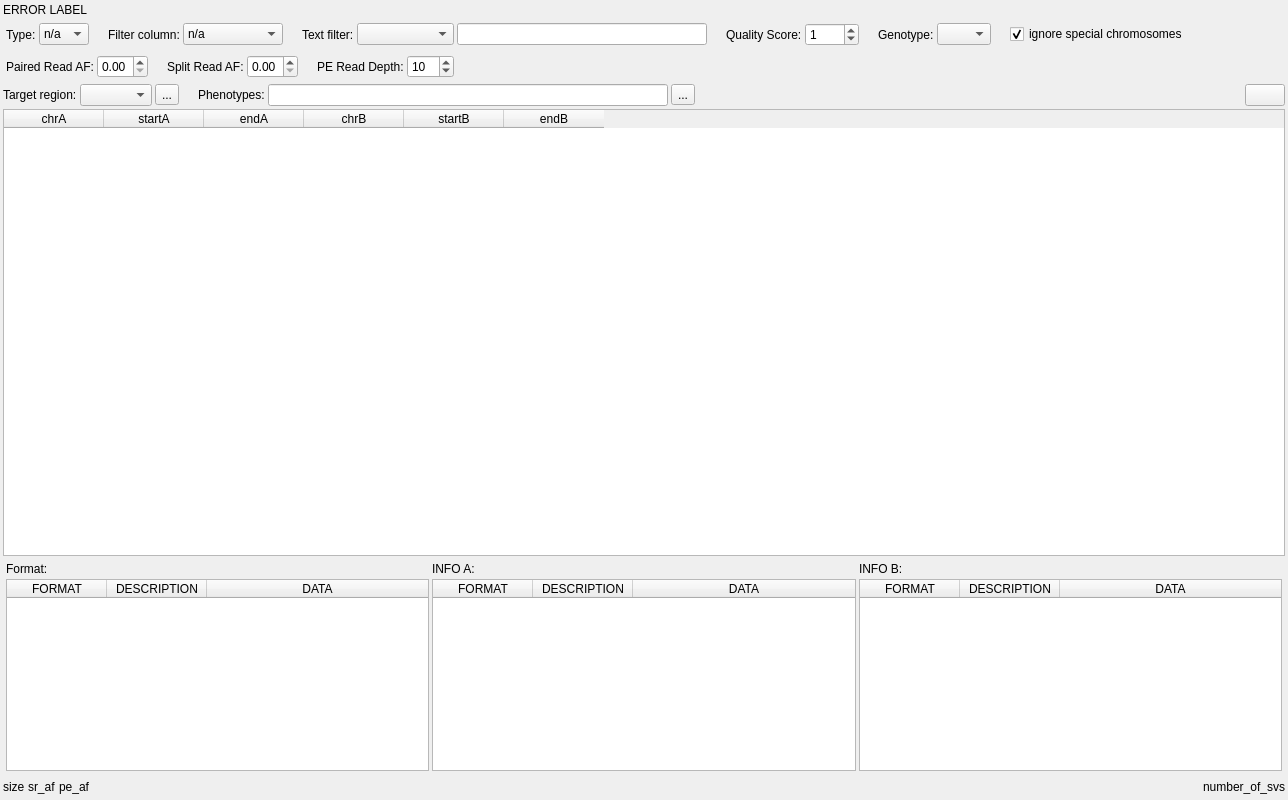
<?xml version="1.0" encoding="UTF-8"?>
<ui version="4.0">
 <class>SvWidget</class>
 <widget class="QWidget" name="SvWidget">
  <property name="geometry">
   <rect>
    <x>0</x>
    <y>0</y>
    <width>1288</width>
    <height>800</height>
   </rect>
  </property>
  <property name="minimumSize">
   <size>
    <width>0</width>
    <height>800</height>
   </size>
  </property>
  <property name="sizeIncrement">
   <size>
    <width>2</width>
    <height>0</height>
   </size>
  </property>
  <property name="windowTitle">
   <string>Form</string>
  </property>
  <layout class="QVBoxLayout" name="verticalLayout">
   <property name="spacing">
    <number>3</number>
   </property>
   <property name="leftMargin">
    <number>3</number>
   </property>
   <property name="topMargin">
    <number>3</number>
   </property>
   <property name="rightMargin">
    <number>3</number>
   </property>
   <property name="bottomMargin">
    <number>3</number>
   </property>
   <item>
    <widget class="QLabel" name="error_label">
     <property name="text">
      <string>ERROR LABEL</string>
     </property>
    </widget>
   </item>
   <item>
    <layout class="QHBoxLayout" name="control_panel_1">
     <property name="spacing">
      <number>3</number>
     </property>
     <property name="leftMargin">
      <number>3</number>
     </property>
     <property name="topMargin">
      <number>3</number>
     </property>
     <property name="rightMargin">
      <number>3</number>
     </property>
     <property name="bottomMargin">
      <number>3</number>
     </property>
     <item>
      <widget class="QLabel" name="label">
       <property name="sizePolicy">
        <sizepolicy hsizetype="Preferred" vsizetype="Minimum">
         <horstretch>0</horstretch>
         <verstretch>0</verstretch>
        </sizepolicy>
       </property>
       <property name="minimumSize">
        <size>
         <width>0</width>
         <height>0</height>
        </size>
       </property>
       <property name="maximumSize">
        <size>
         <width>50</width>
         <height>16777215</height>
        </size>
       </property>
       <property name="text">
        <string>Type:</string>
       </property>
      </widget>
     </item>
     <item>
      <widget class="QComboBox" name="filter_type">
       <property name="sizePolicy">
        <sizepolicy hsizetype="Preferred" vsizetype="Fixed">
         <horstretch>1</horstretch>
         <verstretch>0</verstretch>
        </sizepolicy>
       </property>
       <property name="maximumSize">
        <size>
         <width>50</width>
         <height>16777215</height>
        </size>
       </property>
       <item>
        <property name="text">
         <string>n/a</string>
        </property>
       </item>
       <item>
        <property name="text">
         <string>DEL</string>
        </property>
       </item>
       <item>
        <property name="text">
         <string>DUP</string>
        </property>
       </item>
       <item>
        <property name="text">
         <string>INS</string>
        </property>
       </item>
       <item>
        <property name="text">
         <string>INV</string>
        </property>
       </item>
       <item>
        <property name="text">
         <string>BND</string>
        </property>
       </item>
      </widget>
     </item>
     <item>
      <spacer name="horizontalSpacer_9">
       <property name="orientation">
        <enum>Qt::Horizontal</enum>
       </property>
       <property name="sizeType">
        <enum>QSizePolicy::Fixed</enum>
       </property>
       <property name="sizeHint" stdset="0">
        <size>
         <width>16</width>
         <height>16</height>
        </size>
       </property>
      </spacer>
     </item>
     <item>
      <widget class="QLabel" name="label_2">
       <property name="sizePolicy">
        <sizepolicy hsizetype="Preferred" vsizetype="Preferred">
         <horstretch>1</horstretch>
         <verstretch>0</verstretch>
        </sizepolicy>
       </property>
       <property name="maximumSize">
        <size>
         <width>250</width>
         <height>33</height>
        </size>
       </property>
       <property name="sizeIncrement">
        <size>
         <width>0</width>
         <height>0</height>
        </size>
       </property>
       <property name="baseSize">
        <size>
         <width>0</width>
         <height>0</height>
        </size>
       </property>
       <property name="text">
        <string>Filter column:</string>
       </property>
      </widget>
     </item>
     <item>
      <widget class="QComboBox" name="filter_qual">
       <property name="sizePolicy">
        <sizepolicy hsizetype="Preferred" vsizetype="Fixed">
         <horstretch>0</horstretch>
         <verstretch>0</verstretch>
        </sizepolicy>
       </property>
       <property name="maximumSize">
        <size>
         <width>100</width>
         <height>16777215</height>
        </size>
       </property>
       <item>
        <property name="text">
         <string>n/a</string>
        </property>
       </item>
       <item>
        <property name="text">
         <string>PASS</string>
        </property>
       </item>
       <item>
        <property name="text">
         <string>MinSomaticScore</string>
        </property>
       </item>
      </widget>
     </item>
     <item>
      <spacer name="horizontalSpacer_10">
       <property name="orientation">
        <enum>Qt::Horizontal</enum>
       </property>
       <property name="sizeType">
        <enum>QSizePolicy::Fixed</enum>
       </property>
       <property name="sizeHint" stdset="0">
        <size>
         <width>16</width>
         <height>16</height>
        </size>
       </property>
      </spacer>
     </item>
     <item>
      <widget class="QLabel" name="label_6">
       <property name="text">
        <string>Text filter:</string>
       </property>
      </widget>
     </item>
     <item>
      <widget class="QComboBox" name="filter_text_search_type">
       <item>
        <property name="text">
         <string/>
        </property>
       </item>
       <item>
        <property name="text">
         <string>contains</string>
        </property>
       </item>
       <item>
        <property name="text">
         <string>contains not</string>
        </property>
       </item>
      </widget>
     </item>
     <item>
      <widget class="QLineEdit" name="filter_text">
       <property name="minimumSize">
        <size>
         <width>250</width>
         <height>0</height>
        </size>
       </property>
      </widget>
     </item>
     <item>
      <spacer name="horizontalSpacer_11">
       <property name="orientation">
        <enum>Qt::Horizontal</enum>
       </property>
       <property name="sizeType">
        <enum>QSizePolicy::Fixed</enum>
       </property>
       <property name="sizeHint" stdset="0">
        <size>
         <width>16</width>
         <height>16</height>
        </size>
       </property>
      </spacer>
     </item>
     <item>
      <widget class="QLabel" name="label_8">
       <property name="text">
        <string>Quality Score:</string>
       </property>
      </widget>
     </item>
     <item>
      <widget class="QSpinBox" name="filter_quality_score">
       <property name="maximum">
        <number>1000</number>
       </property>
       <property name="singleStep">
        <number>50</number>
       </property>
       <property name="value">
        <number>1</number>
       </property>
      </widget>
     </item>
     <item>
      <spacer name="horizontalSpacer_12">
       <property name="orientation">
        <enum>Qt::Horizontal</enum>
       </property>
       <property name="sizeType">
        <enum>QSizePolicy::Fixed</enum>
       </property>
       <property name="sizeHint" stdset="0">
        <size>
         <width>16</width>
         <height>16</height>
        </size>
       </property>
      </spacer>
     </item>
     <item>
      <widget class="QLabel" name="label_16">
       <property name="text">
        <string>Genotype:</string>
       </property>
      </widget>
     </item>
     <item>
      <widget class="QComboBox" name="filter_geno">
       <item>
        <property name="text">
         <string/>
        </property>
       </item>
       <item>
        <property name="text">
         <string>het</string>
        </property>
       </item>
       <item>
        <property name="text">
         <string>hom</string>
        </property>
       </item>
      </widget>
     </item>
     <item>
      <spacer name="horizontalSpacer_13">
       <property name="orientation">
        <enum>Qt::Horizontal</enum>
       </property>
       <property name="sizeType">
        <enum>QSizePolicy::Fixed</enum>
       </property>
       <property name="sizeHint" stdset="0">
        <size>
         <width>16</width>
         <height>16</height>
        </size>
       </property>
      </spacer>
     </item>
     <item>
      <widget class="QCheckBox" name="ignore_special_chromosomes">
       <property name="text">
        <string>ignore special chromosomes</string>
       </property>
       <property name="checked">
        <bool>true</bool>
       </property>
      </widget>
     </item>
     <item>
      <spacer name="horizontalSpacer">
       <property name="orientation">
        <enum>Qt::Horizontal</enum>
       </property>
       <property name="sizeType">
        <enum>QSizePolicy::Expanding</enum>
       </property>
       <property name="sizeHint" stdset="0">
        <size>
         <width>999999999</width>
         <height>16</height>
        </size>
       </property>
      </spacer>
     </item>
    </layout>
   </item>
   <item>
    <layout class="QHBoxLayout" name="control_panel_2" stretch="0,0,0,0,0,0,0,0,0">
     <property name="spacing">
      <number>3</number>
     </property>
     <property name="sizeConstraint">
      <enum>QLayout::SetDefaultConstraint</enum>
     </property>
     <property name="leftMargin">
      <number>3</number>
     </property>
     <property name="topMargin">
      <number>3</number>
     </property>
     <property name="rightMargin">
      <number>3</number>
     </property>
     <property name="bottomMargin">
      <number>3</number>
     </property>
     <item>
      <widget class="QLabel" name="label_12">
       <property name="text">
        <string>Paired Read AF:</string>
       </property>
      </widget>
     </item>
     <item>
      <widget class="QDoubleSpinBox" name="filter_pe_af">
       <property name="toolTip">
        <string>&lt;html&gt;&lt;head/&gt;&lt;body&gt;&lt;p&gt;Show only SVs with a certain Paired Read Allele Frequency ± 10%&lt;/p&gt;&lt;/body&gt;&lt;/html&gt;</string>
       </property>
       <property name="accessibleName">
        <string comment="abcdef" extracomment="dsafadsf"/>
       </property>
       <property name="maximum">
        <double>1.000000000000000</double>
       </property>
       <property name="singleStep">
        <double>0.010000000000000</double>
       </property>
      </widget>
     </item>
     <item>
      <spacer name="horizontalSpacer_6">
       <property name="orientation">
        <enum>Qt::Horizontal</enum>
       </property>
       <property name="sizeType">
        <enum>QSizePolicy::Fixed</enum>
       </property>
       <property name="sizeHint" stdset="0">
        <size>
         <width>16</width>
         <height>16</height>
        </size>
       </property>
      </spacer>
     </item>
     <item>
      <widget class="QLabel" name="label_13">
       <property name="text">
        <string>Split Read AF:</string>
       </property>
      </widget>
     </item>
     <item>
      <widget class="QDoubleSpinBox" name="filter_sr_af">
       <property name="toolTip">
        <string>&lt;html&gt;&lt;head/&gt;&lt;body&gt;&lt;p&gt;Show only SVs with a certain Split Read Allele Frequency ± 10%&lt;/p&gt;&lt;/body&gt;&lt;/html&gt;</string>
       </property>
       <property name="maximum">
        <double>1.000000000000000</double>
       </property>
       <property name="singleStep">
        <double>0.010000000000000</double>
       </property>
      </widget>
     </item>
     <item>
      <spacer name="horizontalSpacer_7">
       <property name="orientation">
        <enum>Qt::Horizontal</enum>
       </property>
       <property name="sizeType">
        <enum>QSizePolicy::Fixed</enum>
       </property>
       <property name="sizeHint" stdset="0">
        <size>
         <width>16</width>
         <height>16</height>
        </size>
       </property>
      </spacer>
     </item>
     <item>
      <widget class="QLabel" name="label_11">
       <property name="text">
        <string>PE Read Depth:</string>
       </property>
      </widget>
     </item>
     <item>
      <widget class="QSpinBox" name="filter_pe_reads">
       <property name="maximum">
        <number>999</number>
       </property>
       <property name="value">
        <number>10</number>
       </property>
      </widget>
     </item>
     <item>
      <spacer name="horizontalSpacer_2">
       <property name="orientation">
        <enum>Qt::Horizontal</enum>
       </property>
       <property name="sizeHint" stdset="0">
        <size>
         <width>999999999</width>
         <height>20</height>
        </size>
       </property>
      </spacer>
     </item>
    </layout>
   </item>
   <item>
    <layout class="QHBoxLayout" name="horizontalLayout" stretch="0,0,0,0,0,0,0,0,0">
     <property name="spacing">
      <number>3</number>
     </property>
     <item>
      <widget class="QLabel" name="label_14">
       <property name="text">
        <string>Target region:</string>
       </property>
      </widget>
     </item>
     <item>
      <widget class="QComboBox" name="roi">
       <property name="maximumSize">
        <size>
         <width>400</width>
         <height>16777215</height>
        </size>
       </property>
       <property name="sizeAdjustPolicy">
        <enum>QComboBox::AdjustToContentsOnFirstShow</enum>
       </property>
      </widget>
     </item>
     <item>
      <widget class="QToolButton" name="roi_import">
       <property name="toolTip">
        <string>&lt;html&gt;&lt;head/&gt;&lt;body&gt;&lt;p&gt;Import from main variant list.&lt;/p&gt;&lt;/body&gt;&lt;/html&gt;</string>
       </property>
       <property name="text">
        <string>...</string>
       </property>
       <property name="icon">
        <iconset resource="GSvar.qrc">
         <normaloff>:/Icons/Import.png</normaloff>:/Icons/Import.png</iconset>
       </property>
      </widget>
     </item>
     <item>
      <spacer name="horizontalSpacer_4">
       <property name="orientation">
        <enum>Qt::Horizontal</enum>
       </property>
       <property name="sizeType">
        <enum>QSizePolicy::Fixed</enum>
       </property>
       <property name="sizeHint" stdset="0">
        <size>
         <width>16</width>
         <height>16</height>
        </size>
       </property>
      </spacer>
     </item>
     <item>
      <widget class="QLabel" name="label_15">
       <property name="text">
        <string>Phenotypes:</string>
       </property>
      </widget>
     </item>
     <item>
      <widget class="ClickableLineEdit" name="hpo">
       <property name="maximumSize">
        <size>
         <width>400</width>
         <height>16777215</height>
        </size>
       </property>
       <property name="contextMenuPolicy">
        <enum>Qt::CustomContextMenu</enum>
       </property>
       <property name="readOnly">
        <bool>true</bool>
       </property>
      </widget>
     </item>
     <item>
      <widget class="QToolButton" name="hpo_import">
       <property name="toolTip">
        <string>&lt;html&gt;&lt;head/&gt;&lt;body&gt;&lt;p&gt;Import from main variant list.&lt;/p&gt;&lt;/body&gt;&lt;/html&gt;</string>
       </property>
       <property name="text">
        <string>...</string>
       </property>
       <property name="icon">
        <iconset resource="GSvar.qrc">
         <normaloff>:/Icons/Import.png</normaloff>:/Icons/Import.png</iconset>
       </property>
      </widget>
     </item>
     <item>
      <spacer name="horizontalSpacer_3">
       <property name="orientation">
        <enum>Qt::Horizontal</enum>
       </property>
       <property name="sizeHint" stdset="0">
        <size>
         <width>40</width>
         <height>20</height>
        </size>
       </property>
      </spacer>
     </item>
     <item>
      <widget class="QPushButton" name="copy_to_clipboard">
       <property name="enabled">
        <bool>true</bool>
       </property>
       <property name="sizePolicy">
        <sizepolicy hsizetype="Fixed" vsizetype="Fixed">
         <horstretch>0</horstretch>
         <verstretch>0</verstretch>
        </sizepolicy>
       </property>
       <property name="toolTip">
        <string>Copy filtered SVs to clipboard</string>
       </property>
       <property name="text">
        <string/>
       </property>
       <property name="icon">
        <iconset resource="GSvar.qrc">
         <normaloff>:/Icons/CopyClipboard.png</normaloff>:/Icons/CopyClipboard.png</iconset>
       </property>
      </widget>
     </item>
    </layout>
   </item>
   <item>
    <widget class="QTableWidget" name="svs">
     <property name="sizePolicy">
      <sizepolicy hsizetype="Expanding" vsizetype="Expanding">
       <horstretch>0</horstretch>
       <verstretch>0</verstretch>
      </sizepolicy>
     </property>
     <property name="font">
      <font>
       <family>Segoe UI</family>
       <pointsize>9</pointsize>
       <weight>50</weight>
       <italic>false</italic>
       <bold>false</bold>
      </font>
     </property>
     <property name="contextMenuPolicy">
      <enum>Qt::CustomContextMenu</enum>
     </property>
     <property name="layoutDirection">
      <enum>Qt::LeftToRight</enum>
     </property>
     <property name="sizeAdjustPolicy">
      <enum>QAbstractScrollArea::AdjustIgnored</enum>
     </property>
     <property name="editTriggers">
      <set>QAbstractItemView::NoEditTriggers</set>
     </property>
     <property name="dragEnabled">
      <bool>false</bool>
     </property>
     <property name="alternatingRowColors">
      <bool>true</bool>
     </property>
     <property name="selectionMode">
      <enum>QAbstractItemView::SingleSelection</enum>
     </property>
     <property name="selectionBehavior">
      <enum>QAbstractItemView::SelectRows</enum>
     </property>
     <property name="wordWrap">
      <bool>false</bool>
     </property>
     <attribute name="verticalHeaderVisible">
      <bool>false</bool>
     </attribute>
     <column>
      <property name="text">
       <string>chrA</string>
      </property>
     </column>
     <column>
      <property name="text">
       <string>startA</string>
      </property>
     </column>
     <column>
      <property name="text">
       <string>endA</string>
      </property>
     </column>
     <column>
      <property name="text">
       <string>chrB</string>
      </property>
     </column>
     <column>
      <property name="text">
       <string>startB</string>
      </property>
     </column>
     <column>
      <property name="text">
       <string>endB</string>
      </property>
     </column>
    </widget>
   </item>
   <item>
    <layout class="QGridLayout" name="gridLayout">
     <property name="leftMargin">
      <number>3</number>
     </property>
     <property name="topMargin">
      <number>3</number>
     </property>
     <property name="rightMargin">
      <number>3</number>
     </property>
     <property name="bottomMargin">
      <number>3</number>
     </property>
     <property name="spacing">
      <number>3</number>
     </property>
     <item row="1" column="0">
      <widget class="QTableWidget" name="sv_details">
       <property name="sizePolicy">
        <sizepolicy hsizetype="Minimum" vsizetype="Minimum">
         <horstretch>0</horstretch>
         <verstretch>0</verstretch>
        </sizepolicy>
       </property>
       <property name="font">
        <font>
         <family>Segoe UI</family>
         <pointsize>9</pointsize>
        </font>
       </property>
       <property name="styleSheet">
        <string notr="true"/>
       </property>
       <property name="editTriggers">
        <set>QAbstractItemView::NoEditTriggers</set>
       </property>
       <property name="alternatingRowColors">
        <bool>true</bool>
       </property>
       <property name="wordWrap">
        <bool>false</bool>
       </property>
       <property name="columnCount">
        <number>3</number>
       </property>
       <attribute name="horizontalHeaderStretchLastSection">
        <bool>true</bool>
       </attribute>
       <column>
        <property name="text">
         <string>FORMAT</string>
        </property>
       </column>
       <column>
        <property name="text">
         <string>DESCRIPTION</string>
        </property>
       </column>
       <column>
        <property name="text">
         <string>DATA</string>
        </property>
       </column>
      </widget>
     </item>
     <item row="1" column="1">
      <widget class="QTableWidget" name="info_a">
       <property name="sizePolicy">
        <sizepolicy hsizetype="Minimum" vsizetype="Minimum">
         <horstretch>0</horstretch>
         <verstretch>0</verstretch>
        </sizepolicy>
       </property>
       <property name="editTriggers">
        <set>QAbstractItemView::NoEditTriggers</set>
       </property>
       <property name="alternatingRowColors">
        <bool>true</bool>
       </property>
       <property name="wordWrap">
        <bool>false</bool>
       </property>
       <property name="columnCount">
        <number>3</number>
       </property>
       <attribute name="horizontalHeaderStretchLastSection">
        <bool>true</bool>
       </attribute>
       <column>
        <property name="text">
         <string>FORMAT</string>
        </property>
       </column>
       <column>
        <property name="text">
         <string>DESCRIPTION</string>
        </property>
       </column>
       <column>
        <property name="text">
         <string>DATA</string>
        </property>
       </column>
      </widget>
     </item>
     <item row="0" column="2">
      <widget class="QLabel" name="label_5">
       <property name="text">
        <string>INFO B:</string>
       </property>
      </widget>
     </item>
     <item row="0" column="1">
      <widget class="QLabel" name="label_4">
       <property name="text">
        <string>INFO A:</string>
       </property>
      </widget>
     </item>
     <item row="0" column="0">
      <widget class="QLabel" name="label_3">
       <property name="text">
        <string>Format:</string>
       </property>
      </widget>
     </item>
     <item row="1" column="2">
      <widget class="QTableWidget" name="info_b">
       <property name="sizePolicy">
        <sizepolicy hsizetype="Minimum" vsizetype="Minimum">
         <horstretch>0</horstretch>
         <verstretch>0</verstretch>
        </sizepolicy>
       </property>
       <property name="editTriggers">
        <set>QAbstractItemView::NoEditTriggers</set>
       </property>
       <property name="alternatingRowColors">
        <bool>true</bool>
       </property>
       <property name="wordWrap">
        <bool>false</bool>
       </property>
       <property name="columnCount">
        <number>3</number>
       </property>
       <attribute name="horizontalHeaderStretchLastSection">
        <bool>true</bool>
       </attribute>
       <column>
        <property name="text">
         <string>FORMAT</string>
        </property>
       </column>
       <column>
        <property name="text">
         <string>DESCRIPTION</string>
        </property>
       </column>
       <column>
        <property name="text">
         <string>DATA</string>
        </property>
       </column>
      </widget>
     </item>
    </layout>
   </item>
   <item>
    <layout class="QHBoxLayout" name="horizontalLayout_2">
     <property name="spacing">
      <number>3</number>
     </property>
     <item>
      <widget class="QLabel" name="label_size">
       <property name="text">
        <string>size</string>
       </property>
      </widget>
     </item>
     <item>
      <widget class="QLabel" name="label_sr_af">
       <property name="text">
        <string>sr_af</string>
       </property>
      </widget>
     </item>
     <item>
      <widget class="QLabel" name="label_pe_af">
       <property name="text">
        <string>pe_af</string>
       </property>
      </widget>
     </item>
     <item>
      <spacer name="horizontalSpacer_5">
       <property name="orientation">
        <enum>Qt::Horizontal</enum>
       </property>
       <property name="sizeHint" stdset="0">
        <size>
         <width>40</width>
         <height>20</height>
        </size>
       </property>
      </spacer>
     </item>
     <item>
      <widget class="QLabel" name="number_of_svs">
       <property name="text">
        <string>number_of_svs</string>
       </property>
      </widget>
     </item>
    </layout>
   </item>
  </layout>
 </widget>
 <customwidgets>
  <customwidget>
   <class>ClickableLineEdit</class>
   <extends>QLineEdit</extends>
   <header>ClickableLineEdit.h</header>
  </customwidget>
 </customwidgets>
 <resources>
  <include location="GSvar.qrc"/>
 </resources>
 <connections/>
</ui>
